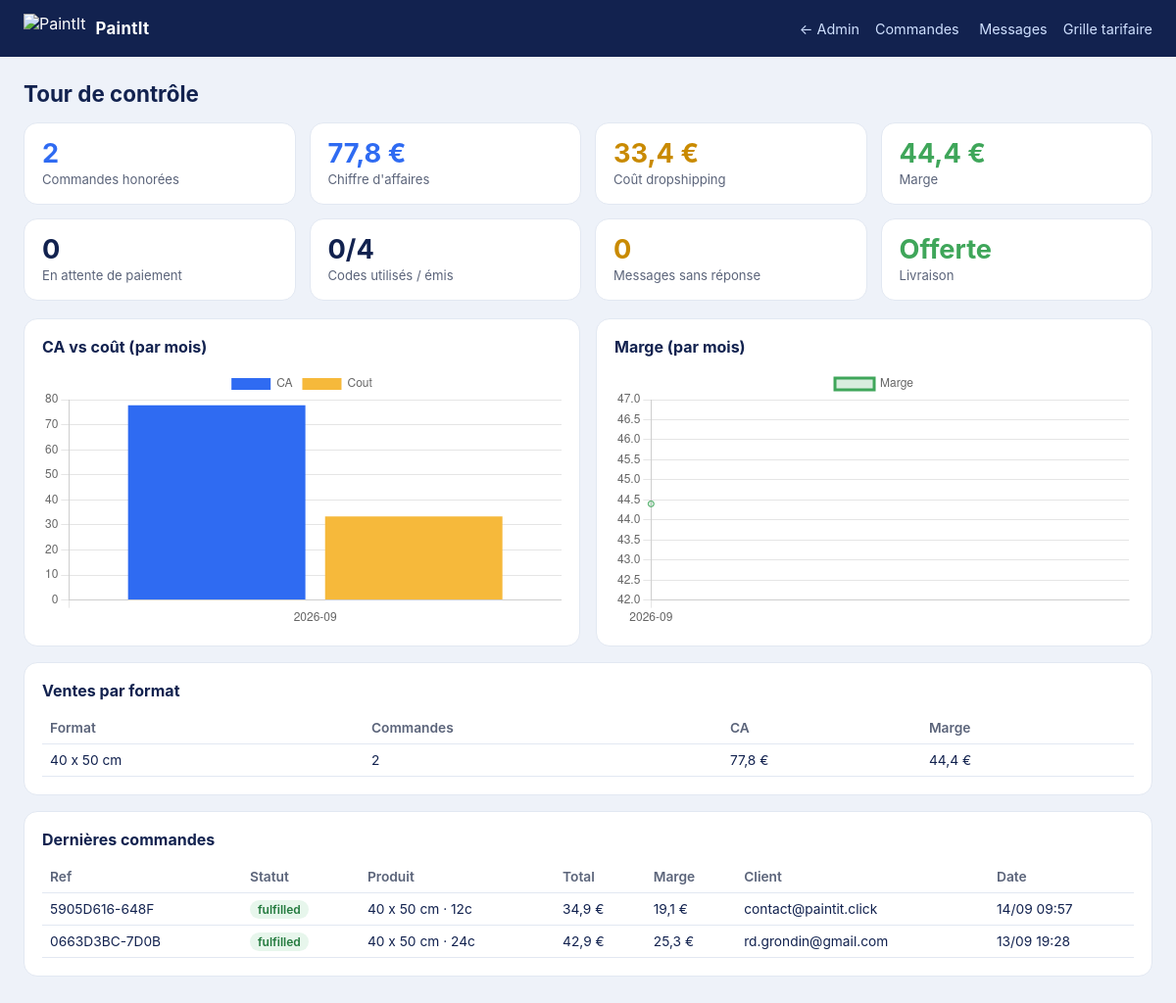
The page /dashboard/ (signed in) on the database its author committed.
### studio/models.py (models this page shows, shortened)
class Order(models.Model):
    PENDING, PAID, FULFILLED, SHIPPED, DELIVERED, FAILED = \
        "pending", "paid", "fulfilled", "shipped", "delivered", "failed"
    STATUS_CHOICES = [
        (PENDING, "En attente de paiement"), (PAID, "Payee"),
        (FULFILLED, "Envoyee au fournisseur"), (SHIPPED, "Expediee"),
        (DELIVERED, "Livree"), (FAILED, "Echouee"),
    ]
    uid = models.CharField(max_length=32, unique=True)
    status = models.CharField(max_length=10, choices=STATUS_CHOICES, default=PENDING)
    lang = models.CharField(max_length=5, default="fr")
    format_label = models.CharField(max_length=40)
    orientation = models.CharField(max_length=12)
    width_cm = models.FloatField()
    height_cm = models.FloatField()
    colors = models.IntegerField()
    difficulty = models.CharField(max_length=12, default="moyen")
    brushes = models.BooleanField(default=False)
    brushes_amount = models.FloatField(default=0.0)
    price = models.FloatField()          # sous-total produit (toile + pinceaux)
    cost = models.FloatField(default=0.0)
    discount_code = models.CharField(max_length=32, null=True, blank=True)
    discount_amount = models.FloatField(default=0.0)
    total = models.FloatField()
    customer_name = models.CharField(max_length=120)
    customer_email = models.EmailField()
    phone_code = models.CharField(max_length=8, blank=True, default="")
    phone = models.CharField(max_length=32, blank=True, default="")
    address1 = models.CharField(max_length=200, blank=True, default="")
    address2 = models.CharField(max_length=200, blank=True, default="")
    postal_code = models.CharField(max_length=20, blank=True, default="")
    city = models.CharField(max_length=120, blank=True, default="")
    country = models.CharField(max_length=80, blank=True, default="")
    supplier_ref = models.CharField(max_length=64, null=True, blank=True)
    carrier = models.CharField("Transporteur", max_length=60, blank=True, default="")
    tracking_number = models.CharField("N° de suivi", max_length=80, blank=True, default="")
    tracking_url = models.CharField("Lien de suivi", max_length=300, blank=True, default="")
    feedback_sent = models.BooleanField(default=False)
    created_at = models.DateTimeField(auto_now_add=True)
    @property
    def benefit(self):
        return round(self.total - self.cost, 2)

### studio/views.py (the view)
# urls.py: path("dashboard/", views.finance_dashboard, name="finance"),
@staff_member_required
def finance_dashboard(request):
    from collections import OrderedDict
    from .models import ContactMessage
    rows = Order.objects.filter(status=Order.FULFILLED).order_by("created_at")
    by_month = OrderedDict()
    for o in rows:
        m = o.created_at.strftime("%Y-%m")
        b = by_month.setdefault(m, {"t": 0.0, "c": 0.0, "n": 0})
        b["t"] += o.total; b["c"] += o.cost; b["n"] += 1
    months = list(by_month)
    turnover = [round(by_month[m]["t"], 2) for m in months]
    cost = [round(by_month[m]["c"], 2) for m in months]
    benefit = [round(t - c, 2) for t, c in zip(turnover, cost)]
    counts = [by_month[m]["n"] for m in months]
    kpis = {"orders": rows.count(),
            "turnover": round(sum(turnover), 2), "cost": round(sum(cost), 2),
            "benefit": round(sum(benefit), 2),
            "pending": Order.objects.filter(status=Order.PENDING).count(),
            "unanswered": ContactMessage.objects.filter(answered=False).count()}
    from .models import Discount
    kpis["discounts_used"] = Discount.objects.filter(status="used").count()
    kpis["discounts_issued"] = Discount.objects.filter(status="issued").count()
    recent = Order.objects.order_by("-created_at")[:12]
    fmt = OrderedDict()
    for o in rows:
        fb = fmt.setdefault(o.format_label, {"n": 0, "t": 0.0, "b": 0.0})
        fb["n"] += 1; fb["t"] += o.total; fb["b"] += o.benefit
    per_format = [{"label": k, "n": v["n"], "t": round(v["t"], 2), "b": round(v["b"], 2)}
                  for k, v in sorted(fmt.items(), key=lambda kv: -kv[1]["t"])]
    return render(request, "studio/finance.html", {
        "months": months, "turnover": turnover, "cost": cost, "benefit": benefit,
        "counts": counts, "kpis": kpis, "recent": recent, "per_format": per_format})

### studio/context.py (called while the page is built)
def assets(request):
    v = "0"
    for base in (getattr(settings, "STATIC_ROOT", None), os.path.join(settings.BASE_DIR, "studio", "static")):
        if not base:
            continue
        p = os.path.join(base, "studio", "i18n.js")
        if os.path.exists(p):
            st = os.stat(p)
            v = "%x%x" % (int(st.st_mtime), st.st_size)
            break
    return {"I18N_VERSION": v}

### studio/templates/studio/finance.html (shortened to what this page needs)
{% load static %}
<!doctype html>
<html lang="fr"><head>
</head><body>
<div class="top">
  <span class="brand"><img src="{% static 'studio/img/icon.svg' %}" alt="PaintIt"><b>PaintIt</b></span>
  <div class="links"><a href="/admin/">&larr; Admin</a><a href="/admin/studio/order/">Commandes</a>
    <a href="/admin/studio/contactmessage/">Messages</a><a href="/admin/studio/pricing/">Grille tarifaire</a></div>
</div>
<div class="wrap">
  <h1>Tour de contrôle</h1>
  <div class="kpis">
    <div class="kpi b"><b>{{ kpis.orders }}</b><span>Commandes honorées</span></div>
    <div class="kpi b"><b>{{ kpis.turnover }} &euro;</b><span>Chiffre d'affaires</span></div>
    <div class="kpi a"><b>{{ kpis.cost }} &euro;</b><span>Coût dropshipping</span></div>
    <div class="kpi g"><b>{{ kpis.benefit }} &euro;</b><span>Marge</span></div>
    <div class="kpi"><b>{{ kpis.pending }}</b><span>En attente de paiement</span></div>
    <div class="kpi"><b>{{ kpis.discounts_used }}/{{ kpis.discounts_issued }}</b><span>Codes utilisés / émis</span></div>
    <div class="kpi a"><b>{{ kpis.unanswered }}</b><span>Messages sans réponse</span></div>
    <div class="kpi g"><b>Offerte</b><span>Livraison</span></div>
  </div>
  <div class="grid2">
    <div class="card"><h2>CA vs coût (par mois)</h2><canvas id="rev" height="150"></canvas></div>
    <div class="card"><h2>Marge (par mois)</h2><canvas id="ben" height="150"></canvas></div>
  </div>
  <div class="card">
    <h2>Ventes par format</h2>
    <table><thead><tr><th>Format</th><th>Commandes</th><th>CA</th><th>Marge</th></tr></thead>
    <tbody>
      {% for f in per_format %}
      <tr><td>{{ f.label }}</td><td>{{ f.n }}</td><td>{{ f.t }} &euro;</td><td>{{ f.b }} &euro;</td></tr>
      {% empty %}<tr><td colspan="4" style="color:var(--muted)">Aucune vente.</td></tr>{% endfor %}
    </tbody></table>
  </div>
  <div class="card">
    <h2>Dernières commandes</h2>
    <table><thead><tr><th>Ref</th><th>Statut</th><th>Produit</th><th>Total</th><th>Marge</th><th>Client</th><th>Date</th></tr></thead>
    <tbody>
      {% for o in recent %}
      <tr><td>{{ o.uid }}</td>
        <td><span class="pill st-{{ o.status }}">{{ o.status }}</span></td>
        <td>{{ o.format_label }} · {{ o.colors }}c{% if o.brushes %} · pinceaux{% endif %}</td>
        <td>{{ o.total }} &euro;</td><td>{{ o.benefit }} &euro;</td>
        <td>{{ o.customer_email }}</td><td>{{ o.created_at|date:"d/m H:i" }}</td></tr>
      {% empty %}<tr><td colspan="7" style="color:var(--muted)">Aucune commande.</td></tr>{% endfor %}
    </tbody></table>
  </div>
</div>
<script>
 var g=function(i){return JSON.parse(document.getElementById(i).textContent)};
 var M=g('m'),T=g('t'),C=g('c'),B=g('b');
 new Chart(document.getElementById('rev'),{type:'bar',data:{labels:M,datasets:[
   {label:'CA',data:T,backgroundColor:'#2f6bf2'},{label:'Cout',data:C,backgroundColor:'#f6b93b'}]}});
 new Chart(document.getElementById('ben'),{type:'line',data:{labels:M,datasets:[
   {label:'Marge',data:B,borderColor:'#3fa65a',backgroundColor:'#3fa65a33',fill:true,tension:.3}]}});
</script>
</body></html>

### studio/templates/studio/finance.html (style rules this page uses)
:root { --navy:#12224f;--blue:#2f6bf2;--green:#3fa65a;--amber:#f6b93b;--ring:#e2e8f2;--muted:#5b647a }
* { box-sizing:border-box }
body { font-family:Inter,system-ui,sans-serif;background:#eef2f9;color:var(--navy);margin:0 }
.top { display:flex;align-items:center;justify-content:space-between;background:var(--navy);color:#fff;padding:14px 24px }
.top .brand { display:inline-flex;align-items:center;gap:10px }
.top .brand img { height:30px }
.top .brand b { color:#fff;font-size:1.05rem;letter-spacing:.02em }
.top .links a { color:#cfe0ff;text-decoration:none;margin-left:16px;font-size:.9rem }
.wrap { max-width:1200px;margin:0 auto;padding:24px }
h1 { font-size:1.4rem;margin:0 0 16px }
.kpis { display:grid;grid-template-columns:repeat(4,1fr);gap:14px;margin-bottom:18px }
.kpi { background:#fff;border:1px solid var(--ring);border-radius:14px;padding:16px 18px }
.kpi b { display:block;font-size:1.7rem;line-height:1.1 }
.kpi span { color:var(--muted);font-size:.82rem }
.kpi.g b { color:var(--green) }
.kpi.b b { color:var(--blue) }
.kpi.a b { color:#c98a00 }
.grid2 { display:grid;grid-template-columns:1fr 1fr;gap:16px }
.card { background:#fff;border:1px solid var(--ring);border-radius:14px;padding:18px;margin-bottom:16px }
.card h2 { font-size:1rem;margin:0 0 12px }
table { width:100%;border-collapse:collapse;font-size:.86rem }
th,td { text-align:left;padding:8px 8px;border-bottom:1px solid var(--ring);white-space:nowrap }
th { color:var(--muted);font-weight:600 }
.pill { padding:2px 8px;border-radius:999px;font-size:.75rem;font-weight:600 }
.st-fulfilled { background:#e7f6ec;color:#237a3e }

### rows shown on the page
Order: label "40 x 50 cm", uid "0663D3BC-7D0B", status "fulfilled", format_label "40 x 50 cm", colors "24", total "42,9", benefit "25,3", customer_email "rd.grondin@gmail.com", created_at "13/09 19:28"
Order: uid "5905D616-648F", status "fulfilled", format_label "40 x 50 cm", colors "12", total "34,9", benefit "19,1", customer_email "contact@paintit.click", created_at "14/09 09:57"

### other values the page prints
{{ kpis.orders }} "2"
{{ kpis.turnover }} "77,8"
{{ kpis.cost }} "33,4"
{{ kpis.benefit }} "44,4"
{{ kpis.pending }} "0"
{{ kpis.discounts_used }} "0"
{{ kpis.discounts_issued }} "4"
{{ kpis.unanswered }} "0"
{{ f.n }} "2"
{{ f.t }} "77,8"
{{ f.b }} "44,4"
